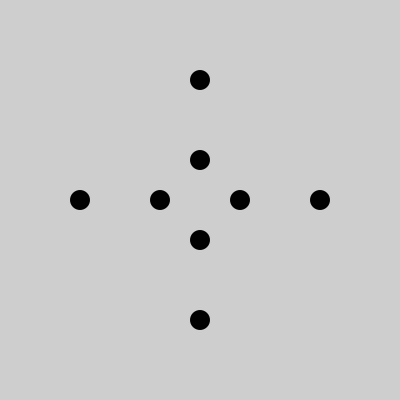
Frame 1 (no input)
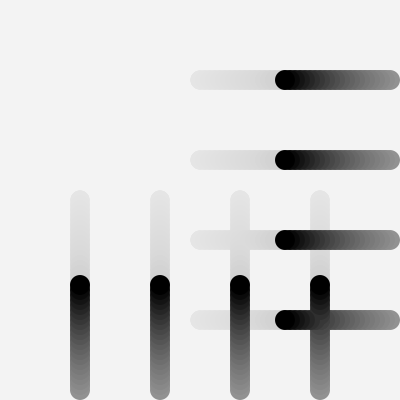
Frame 60 (the mouse pressed at the canvas centre just before this capture)
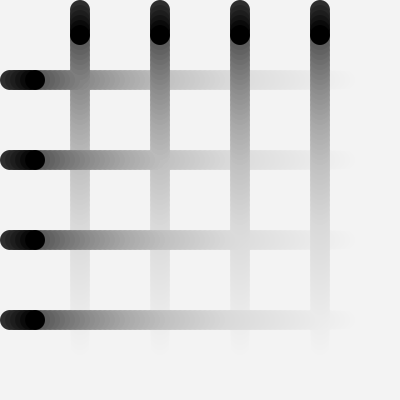
Frame 120 (the mouse held since frame 60 and released just before this capture)

The Processing sketch that drew these frames (run headless with seeded random() and noise(); from frame 60 on, the mouse is pressed at the canvas centre):

// Processing sketch: Day6_10_ForLoops_IfStatements_Gradients_Functions_Scope
// ── Day6_10_ForLoops_IfStatements_Gradients_Functions_Scope.pde
//----------------------------------------------------
// DT Bootcamp 2013, Parsons the New School for Design. 
// Day 6, For Loops and Functions
// Functions with for loops 
// http://processing.org/examples/functions.html
// http://processing.org/reference/for.html
//----------------------------------------------------


// A combination of the things we have covered today

//Y-Direction
int yPos = 200;  //vertical position of circles
int yVel = 1;  //amount of pixels and direction (+ or -) circles will move each frame

//X-Direction
 int xPos = 200;
 int xVel = 1;
 
 int diameter = 20;

void setup() {
  
  size(400, 400);
  frameRate(60);
  smooth();
  noStroke();
  
}

void draw () {
  
  //Using a white rect with 10% opacity to create a 'tail'
  fill(255, 10); 
  // try adjusting the alpha value to vary the gradient (the tail) of the circles
  rect(0, 0, 400, 400);
  
  fill(0); //set color back to black with full alpha

  for (int i=0; i < 4; i++) {
    
    //Y-Direction
    ellipse(80*(i+1), yPos, diameter, diameter);
    
    //X-Direction
    ellipse(xPos, 80*(i+1), diameter, diameter);  //this will draw a vertical
  }

  moveCircles(5); // Play with the number inside of the function to change the speed of the circles
}


void moveCircles(int speedMultiplier) {
  
// Y-Direction
    if (yPos == 10 || yPos == 390) { //checks to see if the circles are at the top or bottom of render window
      yVel = yVel*(-1); //if they are, changes the direction of the movement
    }
  
   yPos = yPos + speedMultiplier*yVel; //applies the movement to the position

// X-Direction
    if (xPos == diameter/2 || xPos == width-diameter/2) {
      xVel = xVel*(-1);
    }

  xPos = xPos + speedMultiplier*xVel;
}
